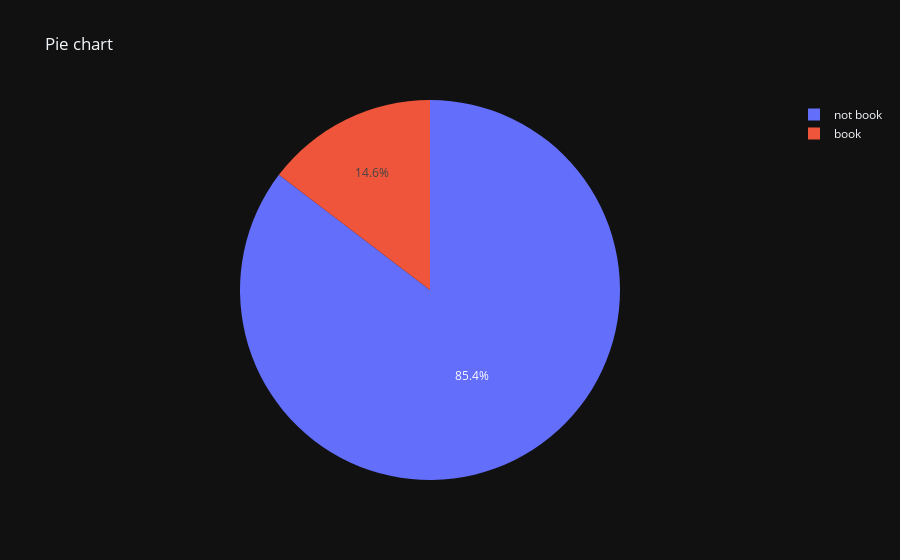

The code cell stored with this chart in its notebook:
### Code cell
fig = px.pie(data, values=x, names=labels,title='Pie chart' ,template = 'plotly_dark')
fig.show()

### Figure 1 — Plotly figure (JSON) as saved in the notebook; plotly's stock layout.template omitted (floating-point values rounded to 4 significant figures)
{"data": [{"domain": {"x": [0, 1], "y": [0, 1]}, "hovertemplate": "label=%{label}<br>value=%{value}<extra></extra>", "labels": ["not book", "book"], "legendgroup": "", "name": "", "showlegend": true, "values": [37509, 6433], "type": "pie"}], "layout": {"legend": {"tracegroupgap": 0}, "title": {"text": "Pie chart"}, "autosize": true}}
